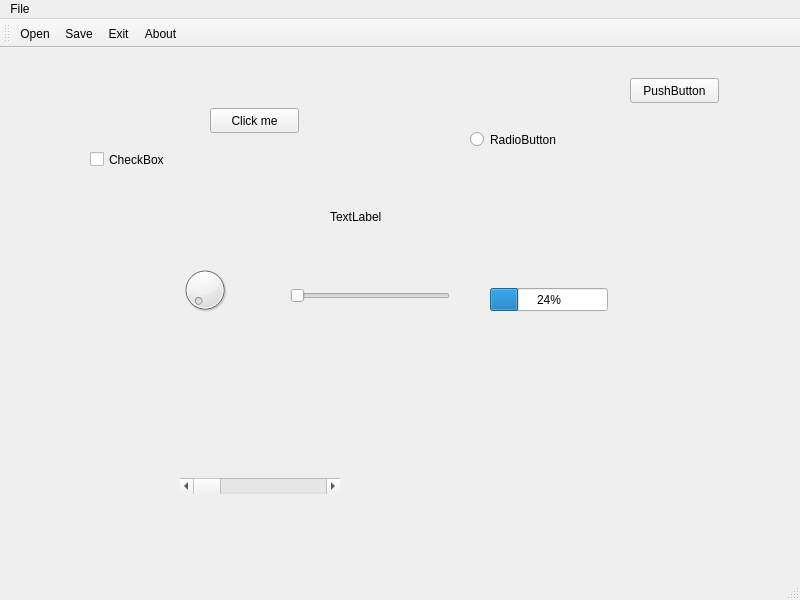
<?xml version="1.0" encoding="UTF-8"?>
<ui version="4.0">
 <class>MainWindow</class>
 <widget class="QMainWindow" name="MainWindow">
  <property name="geometry">
   <rect>
    <x>0</x>
    <y>0</y>
    <width>800</width>
    <height>600</height>
   </rect>
  </property>
  <property name="windowTitle">
   <string>SUPSI</string>
  </property>
  <widget class="QWidget" name="centralwidget">
   <widget class="QRadioButton" name="radioButton">
    <property name="geometry">
     <rect>
      <x>470</x>
      <y>80</y>
      <width>112</width>
      <height>23</height>
     </rect>
    </property>
    <property name="text">
     <string>RadioButton</string>
    </property>
   </widget>
   <widget class="QCheckBox" name="checkBox">
    <property name="geometry">
     <rect>
      <x>90</x>
      <y>100</y>
      <width>92</width>
      <height>23</height>
     </rect>
    </property>
    <property name="text">
     <string>CheckBox</string>
    </property>
   </widget>
   <widget class="QDial" name="rotella">
    <property name="geometry">
     <rect>
      <x>180</x>
      <y>210</y>
      <width>50</width>
      <height>64</height>
     </rect>
    </property>
   </widget>
   <widget class="QSlider" name="horizontalSlider">
    <property name="geometry">
     <rect>
      <x>290</x>
      <y>240</y>
      <width>160</width>
      <height>16</height>
     </rect>
    </property>
    <property name="orientation">
     <enum>Qt::Horizontal</enum>
    </property>
   </widget>
   <widget class="QScrollBar" name="horizontalScrollBar">
    <property name="geometry">
     <rect>
      <x>180</x>
      <y>430</y>
      <width>160</width>
      <height>16</height>
     </rect>
    </property>
    <property name="orientation">
     <enum>Qt::Horizontal</enum>
    </property>
   </widget>
   <widget class="QLabel" name="etichetta">
    <property name="geometry">
     <rect>
      <x>330</x>
      <y>160</y>
      <width>67</width>
      <height>17</height>
     </rect>
    </property>
    <property name="text">
     <string>TextLabel</string>
    </property>
   </widget>
   <widget class="QProgressBar" name="progressBar">
    <property name="geometry">
     <rect>
      <x>490</x>
      <y>240</y>
      <width>118</width>
      <height>23</height>
     </rect>
    </property>
    <property name="value">
     <number>24</number>
    </property>
   </widget>
   <widget class="QPushButton" name="bottone">
    <property name="geometry">
     <rect>
      <x>210</x>
      <y>60</y>
      <width>89</width>
      <height>25</height>
     </rect>
    </property>
    <property name="text">
     <string>Click me</string>
    </property>
   </widget>
   <widget class="QPushButton" name="miobottone">
    <property name="geometry">
     <rect>
      <x>630</x>
      <y>30</y>
      <width>89</width>
      <height>25</height>
     </rect>
    </property>
    <property name="text">
     <string>PushButton</string>
    </property>
   </widget>
  </widget>
  <widget class="QMenuBar" name="menubar">
   <property name="geometry">
    <rect>
     <x>0</x>
     <y>0</y>
     <width>800</width>
     <height>22</height>
    </rect>
   </property>
   <widget class="QMenu" name="menuFile">
    <property name="title">
     <string>File</string>
    </property>
    <addaction name="actionOpen"/>
    <addaction name="actionAbout"/>
    <addaction name="actionSave"/>
    <addaction name="separator"/>
    <addaction name="actionExit"/>
   </widget>
   <addaction name="menuFile"/>
  </widget>
  <widget class="QStatusBar" name="statusbar"/>
  <widget class="QToolBar" name="toolBar">
   <property name="windowTitle">
    <string>toolBar</string>
   </property>
   <attribute name="toolBarArea">
    <enum>TopToolBarArea</enum>
   </attribute>
   <attribute name="toolBarBreak">
    <bool>false</bool>
   </attribute>
   <addaction name="actionOpen"/>
   <addaction name="actionSave"/>
   <addaction name="actionExit"/>
   <addaction name="actionAbout"/>
  </widget>
  <action name="actionOpen">
   <property name="text">
    <string>Open</string>
   </property>
   <property name="shortcut">
    <string>Ctrl+O</string>
   </property>
  </action>
  <action name="actionSave">
   <property name="text">
    <string>Save</string>
   </property>
  </action>
  <action name="actionExit">
   <property name="text">
    <string>Exit</string>
   </property>
  </action>
  <action name="actionAbout">
   <property name="text">
    <string>About</string>
   </property>
   <property name="shortcut">
    <string>Ctrl+A</string>
   </property>
  </action>
 </widget>
 <resources/>
 <connections>
  <connection>
   <sender>rotella</sender>
   <signal>valueChanged(int)</signal>
   <receiver>horizontalSlider</receiver>
   <slot>setValue(int)</slot>
   <hints>
    <hint type="sourcelabel">
     <x>204</x>
     <y>295</y>
    </hint>
    <hint type="destinationlabel">
     <x>369</x>
     <y>301</y>
    </hint>
   </hints>
  </connection>
  <connection>
   <sender>rotella</sender>
   <signal>valueChanged(int)</signal>
   <receiver>progressBar</receiver>
   <slot>setValue(int)</slot>
   <hints>
    <hint type="sourcelabel">
     <x>204</x>
     <y>295</y>
    </hint>
    <hint type="destinationlabel">
     <x>548</x>
     <y>305</y>
    </hint>
   </hints>
  </connection>
  <connection>
   <sender>horizontalSlider</sender>
   <signal>valueChanged(int)</signal>
   <receiver>rotella</receiver>
   <slot>setValue(int)</slot>
   <hints>
    <hint type="sourcelabel">
     <x>369</x>
     <y>301</y>
    </hint>
    <hint type="destinationlabel">
     <x>204</x>
     <y>295</y>
    </hint>
   </hints>
  </connection>
  <connection>
   <sender>actionExit</sender>
   <signal>triggered()</signal>
   <receiver>MainWindow</receiver>
   <slot>close()</slot>
   <hints>
    <hint type="sourcelabel">
     <x>-1</x>
     <y>-1</y>
    </hint>
    <hint type="destinationlabel">
     <x>399</x>
     <y>299</y>
    </hint>
   </hints>
  </connection>
 </connections>
</ui>
